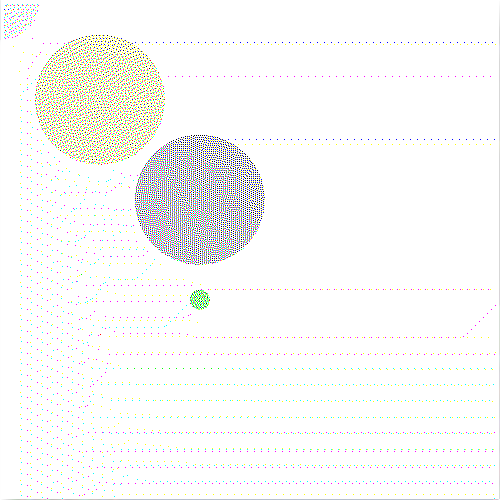
Frame 1 (no input)
Frame 60 (the mouse pressed at the canvas centre just before this capture): identical to frame 1, image omitted
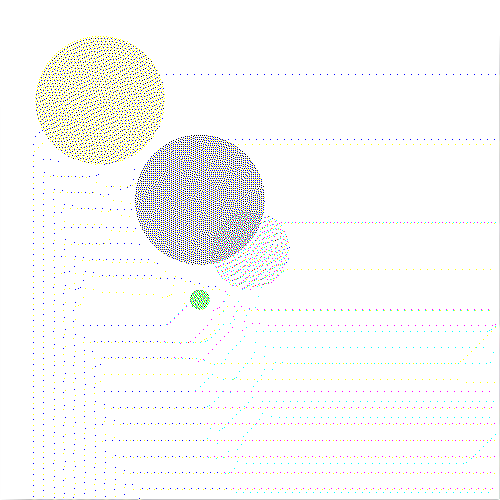
Frame 120 (the mouse held since frame 60 and released just before this capture)

The Processing sketch that drew these frames (run headless with seeded random() and noise(); from frame 60 on, the mouse is pressed at the canvas centre):

// Processing sketch: s_28_07_2019_dithering
// ── s_28_07_2019_dithering.pde
PVector errRGB;

void setup () {
  size(500, 500);
  noCursor();
}

int index (int x, int y) {
  return x + y * width;
}

void draw () {
  background(255);
  
  noStroke();
  
  fill(200, 200, 120, 100);
  ellipse(100, 100, 130, 130);
  
  fill(100, 100, 120, 100);
  ellipse(200, 200, 130, 130);
  
  fill(80, 100, 120, 20);
  ellipse(mouseX, mouseY, 80, 80);
  
  fill(0, 200, 0, 100);
  ellipse(200, 300, 20, 20);
  
  //filter(GRAY);
  newDither();
}

void newDither () {
  loadPixels();
  for (int y = 0; y < height - 1; y++) {
    for (int x = 1; x < width - 1; x++) {
      color pix = pixels[index(x, y)];
      PVector oldRGB = new PVector(red(pix), green(pix), blue(pix));
      float factor = 1;
      PVector newRGB = new PVector(
        round(factor * oldRGB.x / 255) * (255/factor),
        round(factor * oldRGB.y / 255) * (255/factor),
        round(factor * oldRGB.z / 255) * (255/factor)
      );
      pixels[index(x, y)] = color(newRGB.x, newRGB.y, newRGB.z);

      errRGB = new PVector(
        oldRGB.x - newRGB.x,
        oldRGB.y - newRGB.y,
        oldRGB.z - newRGB.z
      );
      
      setPixel(x+1, y, 7);
      setPixel(x-1, y+1, 3);
      setPixel(x, y+1, 5);
      setPixel(x+1, y+1, 1);
    }
  }
  updatePixels(); 
}

void setPixel (int _x, int _y, int part) {
  int index = index(_x, _y);
  color c = pixels[index];
  float r = red(c);
  float g = green(c);
  float b = blue(c);
  r = r + errRGB.x * part / 16.0;
  g = g + errRGB.y * part / 16.0;
  b = b + errRGB.z * part / 16.0;
  pixels[index] = color(r, g, b);
}
